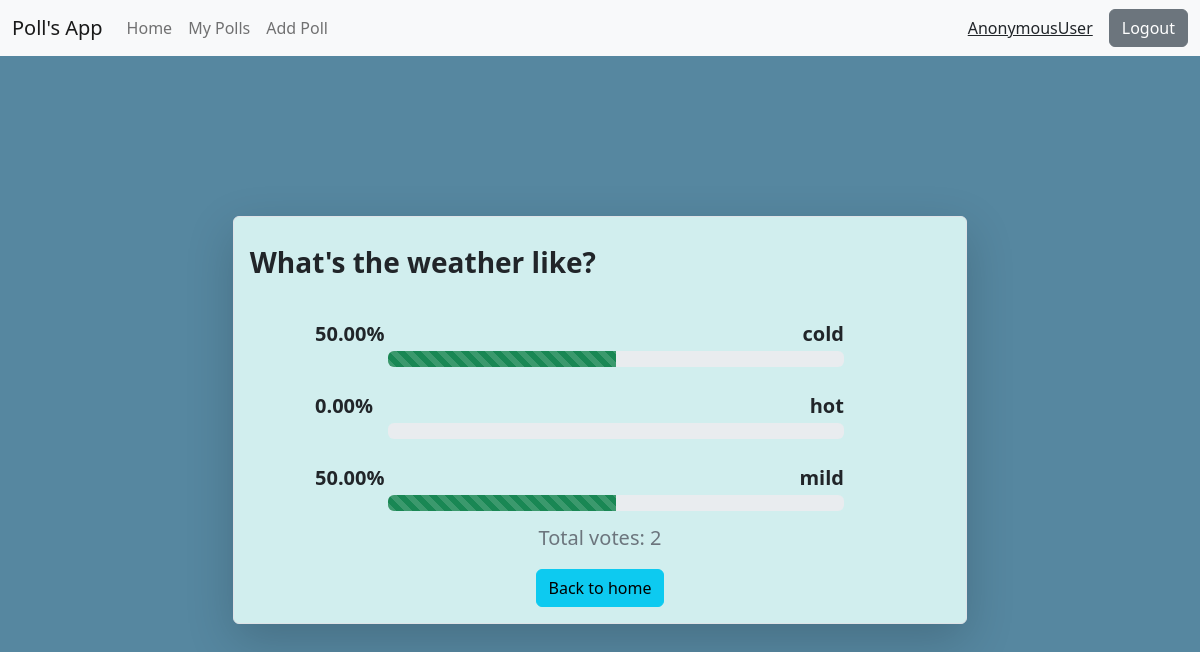
The page /result/3 on the database its author committed.
### home/models.py (models this page shows, shortened)
class Poll(models.Model):
    question=models.TextField()
    option_one=models.CharField(max_length=20)
    option_two=models.CharField(max_length=20)
    option_three=models.CharField(max_length=20)
    option_one_count=models.IntegerField(default=0)
    option_two_count=models.IntegerField(default=0)
    option_three_count=models.IntegerField(default=0)
    deadline=models.DateField(default=datetime.now().today())
    created_by=models.CharField(max_length=20,default="user")

### home/views.py (the view)
# urls.py: path("result/<poll_id>",views.result,name="result"),
def result(request,poll_id):
    poll=Poll.objects.get(id=poll_id)
    total_poll_count=poll.option_one_count+poll.option_two_count+poll.option_three_count
    if total_poll_count==0:
        option_one_percent=0
        option_two_percent=0
        option_three_percent=0
    else:
        option_one_percent=poll.option_one_count/total_poll_count*100
        option_two_percent=poll.option_two_count/total_poll_count*100
        option_three_percent=poll.option_three_count/total_poll_count*100
    template = loader.get_template('result.html')
    context={
            'poll':poll,
            'option_one_percent':option_one_percent,
            'option_two_percent':option_two_percent,
            'option_three_percent':option_three_percent,
            'total_poll_count':total_poll_count
    }
    return HttpResponse(template.render(context, request))

### templates/result.html (shortened to what this page needs)
{% extends 'base.html' %}
{% block body %}
<div class="container d-flex align-items-center justify-content-center" style="height:91vh;background-color: #5687a0;">
    <div class=" border rounded shadow-lg" style="width:90%;background-color:rgb(209, 238, 238)" >
        <p class="my-4 mx-3 fs-3 fw-bold">{{poll.question}}</p>
        <div class="d-flex align-items-center justify-content-center flex-column ">
            <div class="p-2 my-1 d-flex align-items-start justify-content-start" style="width:80%">
                <span style="width:10%;text-align: center;" class="fw-bold fs-5 me-3">{{option_one_percent|floatformat:2}}%</span>
                <div class="d-flex align-items-center justify-content-center flex-column" style="width:80%">
                    <p class="text-end fw-semibold fs-5" style="width:100%;margin-bottom: 2px;">{{poll.option_one}}</p>
                    <div class="progress" style="width:100%">
                        <div class="progress-bar progress-bar-striped bg-success" role="progressbar" aria-label="Default striped example" style="width: {{option_one_percent}}%" aria-valuenow="{{option_one_percent}}" aria-valuemin="0" aria-valuemax="100"></div>
                      </div>
                </div>
            </div>
            <div class="p-2 my-1 d-flex align-items-start justify-content-start" style="width:80%">
                <span style="width:10%;text-align: center;" class="fw-bold fs-5 me-3">{{option_two_percent|floatformat:2}}%</span>
                <div class="d-flex align-items-center justify-content-center flex-column" style="width:80%">
                    <p class="text-end fw-semibold fs-5" style="width:100%;margin-bottom: 2px;">{{poll.option_two}}</p>
                    <div class="progress" style="width:100%">
                      </div>
                </div>
            </div>
            <div class="p-2 my-1 d-flex align-items-start justify-content-start" style="width:80%">
                <span style="width:10%;text-align: center;" class="fw-bold fs-5 me-3">{{option_three_percent|floatformat:2}}%</span>
                <div class="d-flex align-items-center justify-content-center flex-column" style="width:80%">
                    <p class="text-end fw-semibold fs-5" style="width:100%;margin-bottom: 2px;">{{poll.option_three}}</p>
                    <div class="progress" style="width:100%">
                        <div class="progress-bar progress-bar-striped bg-success" role="progressbar" aria-label="Default striped example" style="width: {{option_three_percent}}%" aria-valuenow="{{option_three_percent}}" aria-valuemin="0" aria-valuemax="100"></div>
                      </div>
                </div>
            </div>
        </div>
        <p class="text-secondary text-center fs-5">Total votes: {{total_poll_count}}</p>
        <div class="d-flex align-items-center justify-content-center my-3">
            <a href="/"><button type="button" class="btn btn-info">Back to home</button></a>
        </div>
    </div>
</div>
{% endblock body %}

### static/style.css (style rules this page uses)
body { background-color: #5687a0; }
@media screen and (min-width:920px) { .container { max-width: 70%; } }

### rows shown on the page
Poll: question "What's the weather like?", option_one "cold", option_two "hot", option_three "mild"

### other values the page prints
{{ request.user }} "AnonymousUser"
{{ option_one_percent|floatformat:2 }} "50.00"
{{ option_two_percent|floatformat:2 }} "0.00"
{{ option_three_percent|floatformat:2 }} "50.00"
{{ total_poll_count }} "2"
